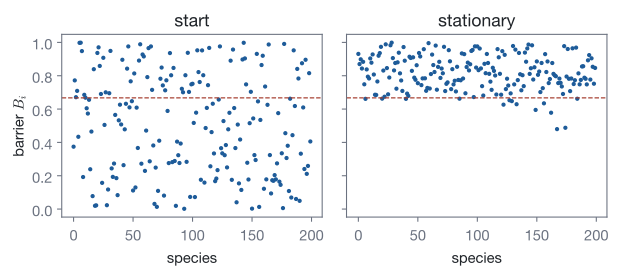

This figure's Python source:
"""Barriers of 200 species on a Bak-Sneppen ring at the start and after 2000 updates per species, with the threshold near 2/3."""
import os
import sys

sys.path.insert(0, os.path.join(os.path.dirname(os.path.abspath(__file__)), "..", "..", "..", "_filters"))
from figstyle import *  # noqa: E402,F403

import numpy as np  # noqa: E402
from skcomplex.core.engine.runtime import simulate  # noqa: E402
from skcomplex.systems.biology.evolution import BakSneppenSystem  # noqa: E402

x = np.asarray(simulate(BakSneppenSystem(200, random_state=61), until=2000, random_state=61).get_values("species.fitness"))
fig, axes = plt.subplots(1, 2, figsize=(6.6, 3.0), sharey=True)
for ax, frame, title in ((axes[0], 0, "start"), (axes[1], -1, "stationary")):
    ax.plot(np.arange(200), x[frame], "o", ms=2.2, color=ACCENT)
    ax.axhline(0.667, color=STATEMENT, lw=0.9, ls="--")
    ax.set_title(title)
    ax.set_xlabel("species")
axes[0].set_ylabel(r"barrier $B_i$")
fig.tight_layout()
save_figure(fig, "bak_sneppen_barriers")
